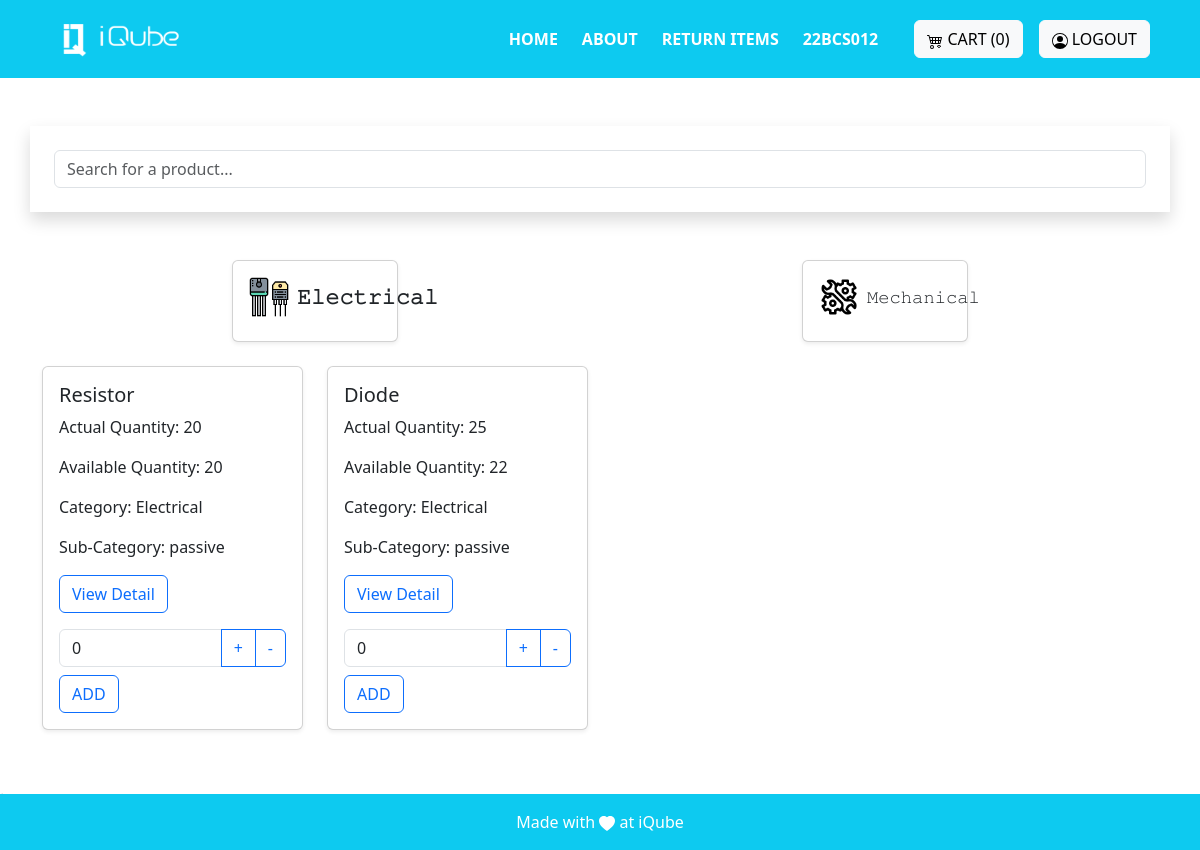
The page /electrical/ (signed in) on the database its author committed.
### invention/models.py (models this page shows, shortened)
class Product(models.Model):
    name=models.CharField(max_length=255)
    decription=models.CharField(max_length=100)
    actual_count=models.PositiveIntegerField()
    available_count=models.PositiveIntegerField()
    dummy_count = models.PositiveIntegerField(default = 0)
    category= models.ForeignKey('Category', on_delete=models.CASCADE)
    sub_category = models.ForeignKey('SubCategory', on_delete = models.CASCADE)
    created_at = models.DateTimeField(auto_now=True)
    image = models.ImageField(upload_to='images', blank=True)
    actual_price = models.DecimalField(max_digits = 10,decimal_places = 5)
    available_price = models.DecimalField(max_digits = 10,decimal_places = 5)
    unit_price = models.DecimalField(max_digits = 10,decimal_places = 2)
    is_active = models.BooleanField(default = True)
    created_by = models.ForeignKey(User, on_delete=models.CASCADE)

class Category(models.Model):
    name=models.CharField(max_length=25)
    created_by = models.ForeignKey(User, on_delete=models.CASCADE)
    created_at=models.DateTimeField(auto_now=True)
    class Meta:
        verbose_name_plural = 'Categories'
    def __str__(self):
        return str(self.name)

class SubCategory(models.Model):
    name_sub=models.CharField(max_length=25)
    category = models.ForeignKey('Category', on_delete=models.CASCADE)
    created_by = models.ForeignKey(User, on_delete=models.CASCADE)
    created_at=models.DateTimeField(auto_now=True)

### invention/views.py (the view)
# urls.py: path('electrical/', views.electrical_view, name='electrical'),
@login_required(login_url='login')
def electrical_view(request):
    try:
        admin_group = request.user.groups.filter(name = "admin").exists()
        super_admin_group = request.user.groups.filter(name = 'superadmin').exists()
        cart=Cart.objects.filter(created_by=request.user)
        count = cart.count()
        name = request.user.username
        user = name[-8:]
        products = Product.objects.all()
        return render(request, 'core/electrical.html', {'products': products, 'count':count,'admin_group': admin_group, 'super_admin_group':super_admin_group,'name':user})
    except ObjectDoesNotExist:
        messages.warning(request, 'An error occurred while processing your request.Try on Later')
        return render(request, 'core/electrical.html', {'error_message': 'An error occurred while processing your request.'})

### invention/templates/core/electrical.html (shortened to what this page needs)
{% extends "base.html" %}
{% load static %}
{% block base %}
<div class="container p-4 shadow mb-5 mt-5" id="search">
  <input type="text" id="searchInput" class="form-control" placeholder="Search for a product...">
</div>
<div class="container my-4" id="productsContainer">
  <div class="row justify-content-around mb-4">
    <div class="col-md-4 col-lg-2">
      <div class="card shadow-sm">
        <div class="card-title p-3">
          <a href="{% url 'electrical' %}" class="text-decoration-none text-dark d-flex fs-5  fw-semibold align-items-center">
            <img src="{% static 'images/transistor.png' %}" alt="" width="40" height="40">
            𝙴𝚕𝚎𝚌𝚝𝚛𝚒𝚌𝚊𝚕
          </a>
        </div>
      </div>
    </div>
    <div class="col-md-4 col-lg-2">
      <div class="card shadow-sm">
        <div class="card-title p-3">
          <a href="{% url 'mechanical' %}" class="text-decoration-none text-dark d-flex align-items-center">
            <img src="{% static 'images/setting.png' %}" alt="" width="40" height="40">
            𝙼𝚎𝚌𝚑𝚊𝚗𝚒𝚌𝚊𝚕
          </a>
        </div>
      </div>
    </div>
  </div>
  <div class="row row-cols-1 row-cols-md-4 g-4" id="productList">
    {% for product in products %}
      {% if product.is_active and product.category.name == 'Electrical' %}
          <div class="col product-card">
            <div class="card shadow-sm">
              <div class="card-body">
                <h5 class="card-title">{{ product.name }}</h5>
                <p class="card-text">Actual Quantity: {{ product.actual_count }}</p>
                <p class="card-text">Available Quantity: {{ product.available_count }}</p>
                <p class="card-textss">Category: {{ product.category }}</p>
                <p class="card-texts">Sub-Category: {{product.sub_category.name_sub}} </p>
                <a href="{% url 'Product_description' product.id %}" class="btn btn-outline-primary">View Detail</a>
                <form action="{% url 'add_to_cart' product.id %}" method="post" class="mt-3" onsubmit="return validateForm(this, {{ product.available_count }})" onsubmit="return validateForm(this, {{ product.dummy_count }})">
                  <div class="input-group">
                    <input type="number" class="form-control" min="0" value="0" name="count">
                    <button class="btn btn-outline-primary" type="button" onclick="increment(this)">+</button>
                    <button class="btn btn-outline-primary" type="button" onclick="decrement(this)">-</button>
                  </div>
                  <button class="btn btn-outline-primary mt-2" type="submit">ADD</button>
                </form>
              </div>
            </div>
          </div>
      {% endif %}
      {% empty %}
       <p>No items</p>
    {% endfor %}
  </div>
</div>
<div class="mb-5 mt-5">
  .
</div>
{% endblock %}

### invention/templates/base.html (shortened to what this page needs)
{% load static %}
<!DOCTYPE html>
<html lang="en">
<head>
    <link href="https://cdn.jsdelivr.net/npm/bootstrap@5.3.2/dist/css/bootstrap.min.css" rel="stylesheet"
>
        <link rel="stylesheet" href="https://cdn.jsdelivr.net/npm/bootstrap@5.3.0/dist/css/bootstrap.min.css">
    <link rel="stylesheet" href="https://cdn.datatables.net/1.11.10/css/dataTables.bootstrap5.min.css">
    <link rel="stylesheet" href="https://cdnjs.cloudflare.com/ajax/libs/twitter-bootstrap/5.3.0/css/bootstrap.min.css">
     <link rel="stylesheet" href="https://cdn.datatables.net/2.0.2/css/dataTables.bootstrap4.css">
</head>
<body>
    <nav class="sticky-top navbar navbar-expand-lg navbar-dark bg-info  p-3" >
    <div class="container">
            <a class="navbar-brand" href="#">
                <img src="{% static 'images/logo-white.png' %}" alt="Logo" height="36" width="150">
            </a>
            <div class="collapse navbar-collapse justify-content-end" id="navbarNav">
                <ul class="navbar-nav mx-3">
                    <li class="nav-item mx-1">
                        <a class="nav-link active text-white fw-semibold" href="{% url 'Home'%}">HOME</a>
                    </li>
                    <li class="nav-item mx-1">
                        <a class="nav-link active text-white fw-semibold" href="{% url 'About' %}">ABOUT</a>
                    </li>
                    <li class="nav-item mx-1">
                        <a href="/return_form" class="nav-link active text-white fw-semibold">RETURN ITEMS</a>
                    </li>
                    <li class="nav-item mx-1">
                        <a href="{% url 'Home' %}" class="nav-link active text-white fw-semibold">{{name}}</a>
                    </li>
                </ul>
            </div>
            <div class="mt-3 mt-lg-0 mx-2">
                <a class="btn btn-light" href="{% url 'view_cart' %}">
                    CART ({{count}})
                </a>
            </div>
            {% if not user.is_authenticated %}
            <div class="mt-3 mt-lg-0 mx-2">
                <a class="btn btn-light" href="{% url 'social:begin' 'azuread-tenant-oauth2' %}">
                    <svg xmlns="http://www.w3.org/2000/svg" width="16" height="16" fill="currentColor" class="bi bi-person-circle" viewBox="0 0 16 16">
                    <path d="M11 6a3 3 0 1 1-6 0 3 3 0 0 1 6 0"/>
                        <path fill-rule="evenodd" d="M0 8a8 8 0 1 1 16 0A8 8 0 0 1 0 8m8-7a7 7 0 0 0-5.468 11.37C3.242 11.226 4.805 10 8 10s4.757 1.225 5.468 2.37A7 7 0 0 0 8 1"/>
                    </svg>
                    LOGIN
                </a>
            </div>
            {% else %}
            <div class="mt-3 mt-lg-0 mx-2">
                <a class="btn btn-light" href="{% url 'logout' %}">
                    LOGOUT
                </a>
            </div>
            {% endif %}
        </div>
    </nav>
    <main>
        <div>
            {% block base %}{% endblock %}
        </div>
    </main>
    <footer class="bg-light text-center text-lg-start fixed-bottom">
        <div class="text-center p-2 bg-info p-3" style=" color: white;">
            <div>Made with
                <svg xmlns="http://www.w3.org/2000/svg" width="16" height="16" fill="currentColor"
                    class="bi bi-heart-fill" viewBox="0 0 16 16">
                    <path fill-rule="evenodd"
                        d="M8 1.314C12.438-3.248 23.534 4.735 8 15-7.534 4.736 3.562-3.248 8 1.314z" />
                </svg>
               at iQube
            </div>
        </div>
    </footer>
</body>
</html>
{% load sweetify %}

### invention/templates/base.html (style rules this page uses)
html { scroll-behavior:smooth; }

### rows shown on the page
Product: name "Resistor", actual_count "20", available_count "20", category "Electrical", sub_category.name_sub "passive"
Product: name "Diode", actual_count "25", available_count "22", category "Electrical", sub_category.name_sub "passive"

### other values the page prints
{{ name }} "22BCS012"
{{ count }} "0"
